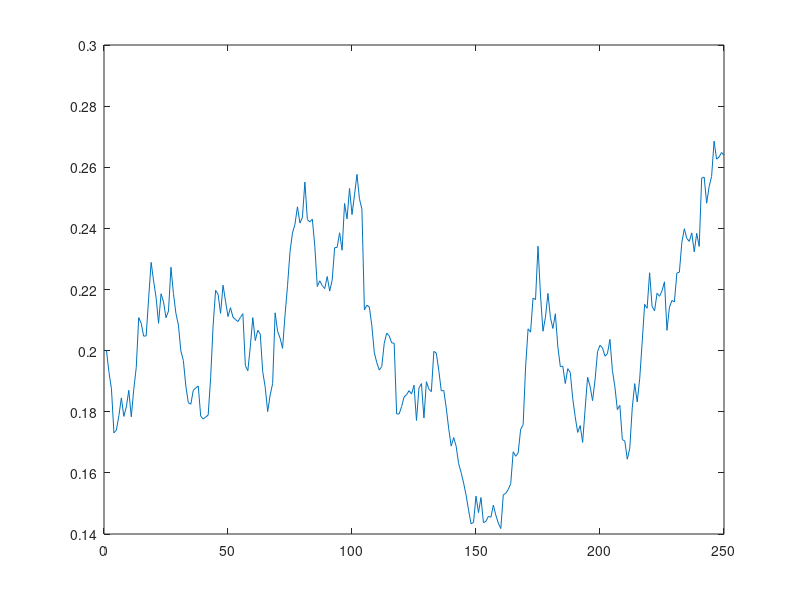

The MATLAB source for this figure: (Note: this script raises an error after producing the figure.)
%% 1) warm up
% in accordance w/ the assignment warm up protocol
% got to sim a SABR model, stochastic vol
% EZ enough right

%% define some variables for SABR-tooth model
% F is underlying, defined as forward rate
% dFt = sigmat * (Ft^beta) * dW1(t)
% dSigma = alpha * sigmat * dW2(t)
% wieners are correlated by rho

% lets define some values:
F0 = 1;
r = 0; % unused i guess
sigma_0 = 0.2;
beta = 1;
rho = -0.7;
alpha = 0.6;

steps = 250; % amount of time steps

% generating correlated random samples
% eps1 = randn
% eps2 = rho*eps1 + randn2*sqrt(1-rho^2)

%% code chunk that can get price path of F:
F = NaN(1,steps); % get vector to store F path, preallocation for speed ofc
F(1) = F0; % initialize

sigma = NaN(1,steps); % get vector to store sigmat path
sigma(1) = sigma_0; % initialize

for t = 2:steps % generate a single path with steps amount of steps, here it is daily
    eps1 = randn;
    eps2 = rho*(1/steps) * eps1 + randn * sqrt(1-(rho*(1/steps))^2); % get randns w/ correlation
    
    dFt     = sigma(t-1) * F(t-1)^beta * eps1 * sqrt(1/steps);
    dSigmat = exp(-0.5*alpha^2*(1/steps)+alpha*eps2*sqrt(1/steps)); % calc changes per t
    
    F(t)     = F(t-1) + dFt;
    sigma(t) = sigma(t-1) * dSigmat; % add changes to initials for next observation
    
    % do that (steps) times, assumed this is daily again
end

plot(sigma) % ayy lmao it works fam


%% plot hist of returns and compare to normal dist with some mean and variance
N = 100; % amount of sims

returns = []; % vector that can store returns, get a lot of them 
                              % this method sims 100 years of daily returns
                              % so should be pretty stable on average.

for i = 1:N
    F = NaN(1,steps); % get vector to store F path, preallocation for speed ofc
    F(1) = F0; % initialize

    sigma = NaN(1,steps); % get vector to store sigmat path
    sigma(1) = sigma_0; % initialize

    for t = 2:steps % generate a single path with steps amount of steps, here it is daily
        eps1 = randn;
        eps2 = rho*(1/steps) * eps1 + randn * sqrt(1-(rho*(1/steps))^2); % get randns w/ correlation
    
        dFt     = sigma(t-1) * F(t-1)^beta * eps1 * sqrt(1/steps);
        dSigmat = exp(-0.5*alpha^2*(1/steps)+alpha*eps2*sqrt(1/steps)); % calc changes per t
    
        F(t)     = F(t-1) + dFt;
        sigma(t) = sigma(t-1) * dSigmat; % add changes to initials for next observation
    
        % do that (steps) times, assumed this is daily again
    end
    
    % convert path to log rets and append to storage vector
    returns = [returns,price2ret(F)];
end


histfit(returns, 150 ,'Normal') % fit a normal pdf to the histogram of returns
xlim([-0.1 0.1]) % thick tails, leptokurtic distribution, as expected since we're talking about returns
% end of warm up 
% or is it xdd

%% Get sims of SABR, average payoffs and get discount (option pricing MC) - ATM first
% define some variables for SABR-tooth model:

% F is underlying, defined as forward rate
% dFt = sigmat * (Ft^beta) * dW1(t)
% dSigma = alpha * sigmat * dW2(t)
% wieners are correlated by rho

% lets define some values:
F0 = 1;
r = 0; % unused i guess
sigma_0 = 0.2;
beta = 1;
rho = -0.7;
alpha = 0.6;

T = 1; % one year
steps = 250; % amount of time steps, or T/delta_t

moneyness = 0; % moneyness in percent of S0/F0...
K = F0 - moneyness*F0;

N = 100; % amount of sims

payoff = []; % vector that can store returns, get a lot of them 
                              % this method sims 100 years of daily returns
                              % so should be pretty stable on average.

for i = 1:N
    F = NaN(1,steps); % get vector to store F path, preallocation for speed ofc
    F(1) = F0; % initialize

    sigma = NaN(1,steps); % get vector to store sigmat path
    sigma(1) = sigma_0; % initialize

    for t = 2:steps % generate a single path with steps amount of steps, here it is daily
        eps1 = randn;
        eps2 = rho*(1/steps) * eps1 + randn * sqrt(1-(rho*(1/steps))^2); % get randns w/ correlation
    
        dFt     = sigma(t-1) * F(t-1)^beta * eps1 * sqrt(1/steps);
        dSigmat = exp(-0.5*alpha^2*(1/steps)+alpha*eps2*sqrt(1/steps)); % calc changes per t
    
        F(t)     = F(t-1) + dFt;
        sigma(t) = sigma(t-1) * dSigmat; % add changes to initials for next observation
    
        % do that (steps) times, assumed this is daily again
    end
    
    % convert path to log rets and append to storage vector
    payoff(i) = max(F(length(F)) - K,0);
    mean_payoff = mean(payoff);
    SIMprice = mean_payoff * exp(-r*1); % mat = 1 year
end


% BS = BlackScholesCall(S0, K, sigma, T, r)
% we need to figure out sigma in a way...

close = SIMprice - BlackScholesCall(F0, K, sigma_0, 1, r);
                            % taking intial vol already gets you pretty close, 
                            % but lets try average sigma
close2 = SIMprice - BlackScholesCall(F0, K, mean(sigma), 1, r);
                            % similar results, maybe the numbers are too
                            % small, lets try geometric average
close3 = SIMprice - BlackScholesCall(F0, K, geomean(sigma), 1, r);
                            % initial vol seems to be the best...
                            % makes sense since your pricing at t=0...
close4 = SIMprice - BlackScholesCall(F0, K, std(F), 1, r); 
                            % use realized vol over F0??
                            % worst so far... darnit..the search
                            % continues..

close5 = SIMprice - BlackScholesCall(F0, K, blsimpv(F0, K, r, 1, SIMprice), 1, r);
                            % can get implied vol as vol
                            % yeet, very close, but probably not the vol
                            % we're looking for 

